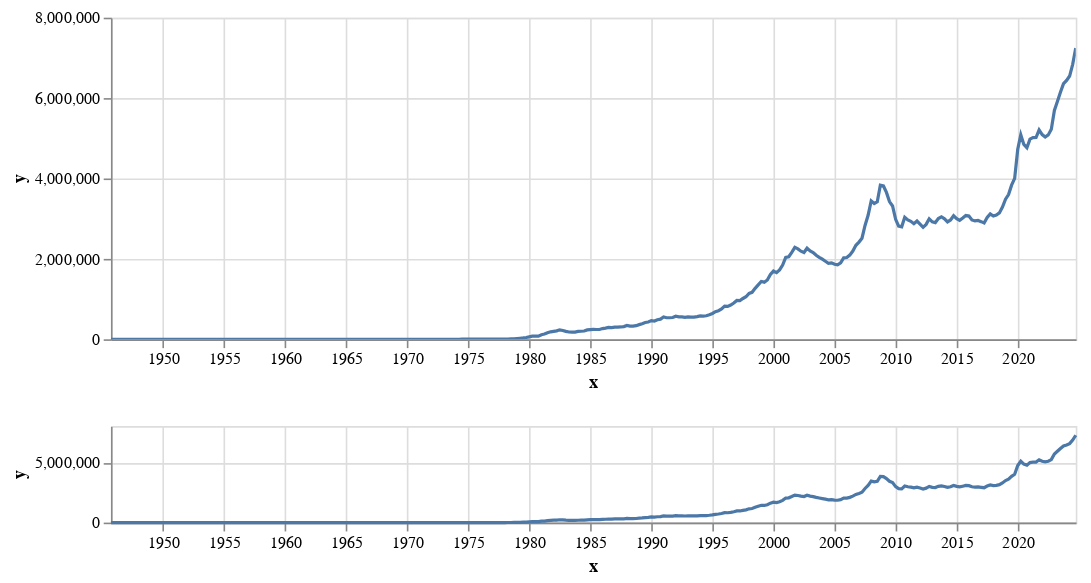

The code cell stored with this chart in its notebook:
### Markdown cell above
Money Markets are Reverse Repos and T-bills.  MM Funds invest there for a little interest.  If there is less T-bills then more Repos are needed to fullfil the MM needs.

### Code cell
from macroecon_wrappy import plots
charts = plots.graph_ts_js(measure, cols=['col-0'], recession_bars=False, log_scale=None)
charts

### Figure 1 — Vega-Lite specification as saved in the notebook (floating-point values rounded to 4 significant figures; data arrays with more than 128 entries replaced by an {"elided": "..."} marker saying what was removed)
{"config": {"view": {"continuousWidth": 300, "continuousHeight": 300}}, "vconcat": [{"mark": {"type": "line"}, "encoding": {"x": {"field": "x", "scale": {"domain": {"param": "param_1"}}, "type": "temporal"}, "y": {"field": "y", "type": "quantitative"}}, "height": 200, "width": 600}, {"mark": {"type": "line"}, "encoding": {"x": {"field": "x", "type": "temporal"}, "y": {"field": "y", "type": "quantitative"}}, "height": 60, "name": "view_1", "width": 600}], "data": {"name": "data-d888456193be0122754c81078757984c"}, "params": [{"name": "param_1", "select": {"type": "interval", "encodings": ["x"]}, "views": ["view_1"]}], "$schema": "https://vega.github.io/schema/vega-lite/v5.20.1.json", "datasets": {"data-d888456193be0122754c81078757984c": {"elided": "299 records"}}}
